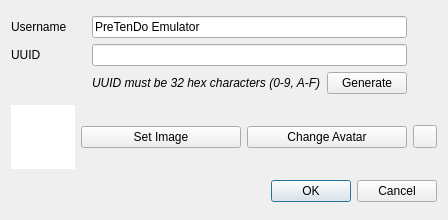
<?xml version="1.0" encoding="UTF-8"?>
<ui version="4.0">
 <class>NewUserDialog</class>
 <widget class="QDialog" name="NewUserDialog">
  <property name="geometry">
   <rect>
    <x>0</x>
    <y>0</y>
    <width>448</width>
    <height>220</height>
   </rect>
  </property>
  <property name="windowTitle">
   <string>New User</string>
  </property>
  <layout class="QGridLayout" name="gridLayout_2">
   <item row="2" column="1" colspan="3">
    <widget class="QDialogButtonBox" name="buttonBox">
     <property name="orientation">
      <enum>Qt::Orientation::Horizontal</enum>
     </property>
     <property name="standardButtons">
      <set>QDialogButtonBox::StandardButton::Cancel|QDialogButtonBox::StandardButton::Ok</set>
     </property>
    </widget>
   </item>
   <item row="1" column="2">
    <widget class="QPushButton" name="setAvatar">
     <property name="text">
      <string>Change Avatar</string>
     </property>
    </widget>
   </item>
   <item row="1" column="1">
    <widget class="QPushButton" name="selectImage">
     <property name="text">
      <string>Set Image</string>
     </property>
    </widget>
   </item>
   <item row="1" column="3">
    <widget class="QToolButton" name="revert">
     <property name="text">
      <string/>
     </property>
    </widget>
   </item>
   <item row="0" column="0" colspan="4">
    <layout class="QGridLayout" name="gridLayout">
     <item row="1" column="0">
      <widget class="QLabel" name="label">
       <property name="text">
        <string>UUID</string>
       </property>
      </widget>
     </item>
     <item row="0" column="1" colspan="2">
      <widget class="QLineEdit" name="username">
       <property name="text">
        <string>PreTenDo Emulator</string>
       </property>
      </widget>
     </item>
     <item row="1" column="1" colspan="2">
      <widget class="QLineEdit" name="uuid"/>
     </item>
     <item row="0" column="0">
      <widget class="QLabel" name="label_2">
       <property name="text">
        <string>Username</string>
       </property>
      </widget>
     </item>
     <item row="2" column="1">
      <widget class="QLabel" name="label_3">
       <property name="font">
        <font>
         <italic>true</italic>
        </font>
       </property>
       <property name="text">
        <string>UUID must be 32 hex characters (0-9, A-F)</string>
       </property>
      </widget>
     </item>
     <item row="2" column="2">
      <widget class="QPushButton" name="generate">
       <property name="text">
        <string>Generate</string>
       </property>
      </widget>
     </item>
     <item row="1" column="3">
      <widget class="QLabel" name="uuidVerified">
       <property name="sizePolicy">
        <sizepolicy hsizetype="Fixed" vsizetype="Preferred">
         <horstretch>0</horstretch>
         <verstretch>0</verstretch>
        </sizepolicy>
       </property>
       <property name="minimumSize">
        <size>
         <width>24</width>
         <height>0</height>
        </size>
       </property>
      </widget>
     </item>
     <item row="0" column="3">
      <widget class="QLabel" name="usernameVerified">
       <property name="text">
        <string/>
       </property>
      </widget>
     </item>
    </layout>
   </item>
   <item row="1" column="0">
    <widget class="QGraphicsView" name="image">
     <property name="sizePolicy">
      <sizepolicy hsizetype="Expanding" vsizetype="Expanding">
       <horstretch>0</horstretch>
       <verstretch>0</verstretch>
      </sizepolicy>
     </property>
     <property name="minimumSize">
      <size>
       <width>64</width>
       <height>64</height>
      </size>
     </property>
     <property name="maximumSize">
      <size>
       <width>64</width>
       <height>64</height>
      </size>
     </property>
     <property name="frameShape">
      <enum>QFrame::Shape::NoFrame</enum>
     </property>
     <property name="frameShadow">
      <enum>QFrame::Shadow::Plain</enum>
     </property>
     <property name="verticalScrollBarPolicy">
      <enum>Qt::ScrollBarPolicy::ScrollBarAlwaysOff</enum>
     </property>
     <property name="horizontalScrollBarPolicy">
      <enum>Qt::ScrollBarPolicy::ScrollBarAlwaysOff</enum>
     </property>
     <property name="interactive">
      <bool>false</bool>
     </property>
    </widget>
   </item>
  </layout>
 </widget>
 <resources/>
 <connections>
  <connection>
   <sender>buttonBox</sender>
   <signal>accepted()</signal>
   <receiver>NewUserDialog</receiver>
   <slot>accept()</slot>
   <hints>
    <hint type="sourcelabel">
     <x>248</x>
     <y>254</y>
    </hint>
    <hint type="destinationlabel">
     <x>157</x>
     <y>274</y>
    </hint>
   </hints>
  </connection>
  <connection>
   <sender>buttonBox</sender>
   <signal>rejected()</signal>
   <receiver>NewUserDialog</receiver>
   <slot>reject()</slot>
   <hints>
    <hint type="sourcelabel">
     <x>316</x>
     <y>260</y>
    </hint>
    <hint type="destinationlabel">
     <x>286</x>
     <y>274</y>
    </hint>
   </hints>
  </connection>
 </connections>
</ui>
